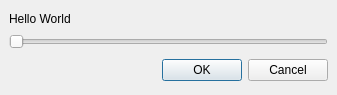
<ui version="4.0" >
 <author></author>
 <comment></comment>
 <exportmacro></exportmacro>
 <class>AppId</class>
 <widget class="QDialog" name="AppId" >
  <property name="geometry" >
   <rect>
    <x>0</x>
    <y>0</y>
    <width>337</width>
    <height>95</height>
   </rect>
  </property>
  <property name="windowTitle" >
   <string>Dialog</string>
  </property>
  <layout class="QVBoxLayout" >
   <property name="margin" >
    <number>9</number>
   </property>
   <property name="spacing" >
    <number>6</number>
   </property>
   <item>
    <widget class="QLabel" name="label" >
     <property name="text" >
      <string>Hello World</string>
     </property>
    </widget>
   </item>
   <item>
    <widget class="QSlider" name="slider" >
     <property name="maximum" >
      <number>99</number>
     </property>
     <property name="orientation" >
      <enum>Qt::Horizontal</enum>
     </property>
    </widget>
   </item>
   <item>
    <layout class="QHBoxLayout" >
     <property name="margin" >
      <number>0</number>
     </property>
     <property name="spacing" >
      <number>6</number>
     </property>
     <item>
      <spacer>
       <property name="orientation" >
        <enum>Qt::Horizontal</enum>
       </property>
       <property name="sizeHint" >
        <size>
         <width>131</width>
         <height>31</height>
        </size>
       </property>
      </spacer>
     </item>
     <item>
      <widget class="QPushButton" name="okButton" >
       <property name="text" >
        <string>OK</string>
       </property>
      </widget>
     </item>
     <item>
      <widget class="QPushButton" name="cancelButton" >
       <property name="text" >
        <string>Cancel</string>
       </property>
      </widget>
     </item>
    </layout>
   </item>
  </layout>
 </widget>
 <pixmapfunction></pixmapfunction>
 <resources/>
 <connections>
  <connection>
   <sender>okButton</sender>
   <signal>clicked()</signal>
   <receiver>AppId</receiver>
   <slot>accept()</slot>
   <hints>
    <hint type="sourcelabel" >
     <x>278</x>
     <y>253</y>
    </hint>
    <hint type="destinationlabel" >
     <x>96</x>
     <y>254</y>
    </hint>
   </hints>
  </connection>
  <connection>
   <sender>cancelButton</sender>
   <signal>clicked()</signal>
   <receiver>AppId</receiver>
   <slot>reject()</slot>
   <hints>
    <hint type="sourcelabel" >
     <x>369</x>
     <y>253</y>
    </hint>
    <hint type="destinationlabel" >
     <x>179</x>
     <y>282</y>
    </hint>
   </hints>
  </connection>
 </connections>
</ui>
